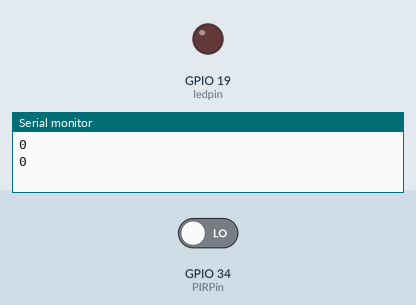
Bench run of a sketch on a simulated ESP32. On the bench: output pins drawn as LEDs (lit = HIGH), the last lines printed to the serial monitor. The inputs (shaded band) are chosen by the test bench; at power-on: GPIO 34 (PIRPin) LOW.

Above: at 5.8 s.
5.9 s: GPIO 34 (PIRPin) driven HIGH
At 8.2 s:
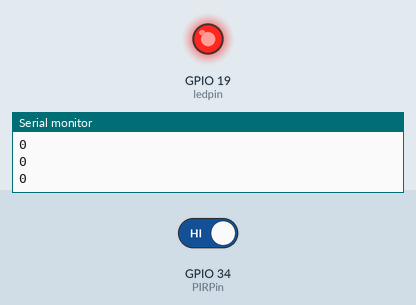
9.2 s: GPIO 34 (PIRPin) driven LOW
At 11.3 s:
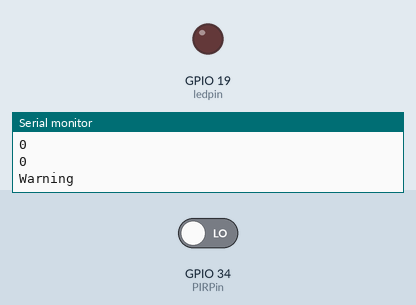
Timing chart, 0 to 12.8 s (numbered marks = the images above; inputs shaded):
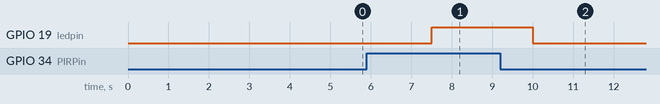

Measured:
- after the input at 5.9 s, GPIO 19 (ledpin): LOW → HIGH after 1.6 s
- after the input at 9.2 s, GPIO 19 (ledpin): HIGH → LOW after 0.80 s

The sketch:

sketch.ino
```cpp
const int PIRPin=34;
const int ledpin=19;
int potValue=0;

void setup() {
  Serial.begin(9600);
  pinMode(PIRPin, INPUT);
  pinMode(ledpin, OUTPUT);
}

void loop() {
  potValue=digitalRead(PIRPin);
  if(potValue==1){
    digitalWrite(ledpin, HIGH);
    delay(2000);
    Serial.println("Warning");
  }else{
  digitalWrite(ledpin, LOW);
  delay(2000);
  Serial.println(potValue);
  }
  delay(500);

}
```
